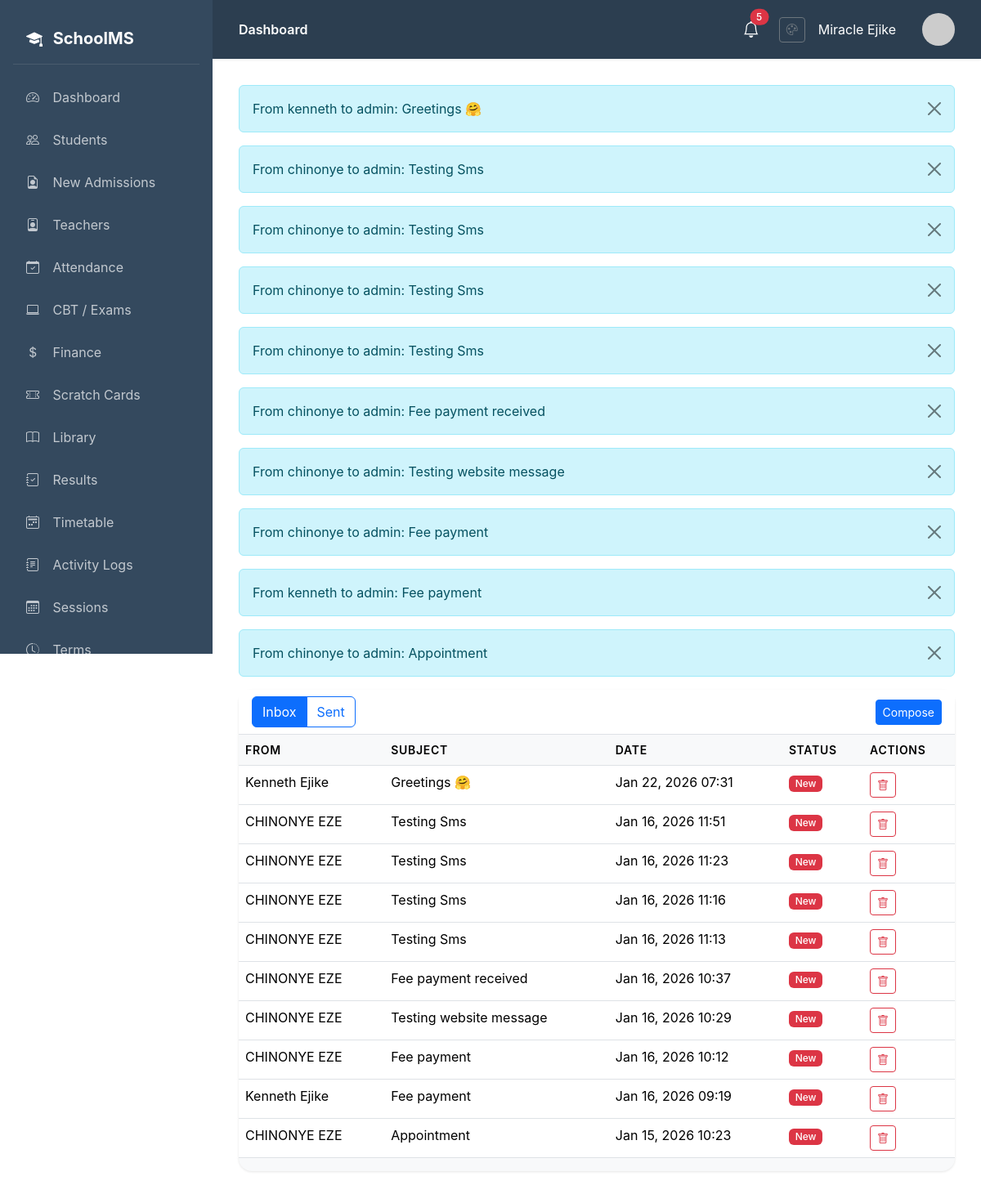
/notifications/inbox/ (signed in), run on the app's committed database.
### notifications/models.py (models this page shows)
class Message(models.Model):
    sender = models.ForeignKey(User, on_delete=models.CASCADE, related_name='sent_messages')
    recipient = models.ForeignKey(User, on_delete=models.CASCADE, related_name='received_messages')
    subject = models.CharField(max_length=255)
    body = models.TextField()
    is_read = models.BooleanField(default=False)
    created_at = models.DateTimeField(auto_now_add=True)
    class Meta:
        ordering = ['-created_at']
    def __str__(self):
        return f"From {self.sender} to {self.recipient}: {self.subject}"

### notifications/views.py (the view)
# urls.py: path('inbox/', views.inbox, name='inbox'),
@login_required
def inbox(request):
    messages_list = Message.objects.filter(recipient=request.user).order_by('-created_at')
    return render(request, 'notifications/inbox.html', {'messages': messages_list})

### core/context_processors.py (called while the page is built)
def vapid_public_key(request):
    return {
        'vapid_public_key': getattr(settings, 'VAPID_PUBLIC_KEY', ''),
    }

### templates/notifications/inbox.html (shortened to what this page needs)
{% extends 'base.html' %}
{% block content %}
<div class="card">
    <div class="card-header d-flex justify-content-between align-items-center">
        <div class="btn-group">
            <a href="{% url 'notifications:inbox' %}" class="btn btn-outline-primary active">Inbox</a>
            <a href="{% url 'notifications:sent_messages' %}" class="btn btn-outline-primary">Sent</a>
        </div>
        <a href="{% url 'notifications:compose' %}" class="btn btn-primary btn-sm">Compose</a>
    </div>
    <div class="card-body p-0">
        <div class="table-responsive">
            <table class="table table-hover">
                <thead>
                    <tr>
                        <th>From</th>
                        <th>Subject</th>
                        <th>Date</th>
                        <th>Status</th>
                        <th>Actions</th>
                    </tr>
                </thead>
                <tbody>
                    {% for msg in messages %}
                    <tr id="message-{{ msg.id }}">
                        <td onclick="window.location='{% url 'notifications:message_detail' msg.id %}'" style="cursor: pointer;">{{ msg.sender.get_full_name|default:msg.sender.username }}</td>
                        <td onclick="window.location='{% url 'notifications:message_detail' msg.id %}'" style="cursor: pointer;">{{ msg.subject }}</td>
                        <td onclick="window.location='{% url 'notifications:message_detail' msg.id %}'" style="cursor: pointer;">{{ msg.created_at|date:"M d, Y H:i" }}</td>
                        <td onclick="window.location='{% url 'notifications:message_detail' msg.id %}'" style="cursor: pointer;">
                            {% if not msg.is_read %}
                            <span class="badge bg-danger">New</span>
                            {% else %}
                            <span class="badge bg-secondary">Read</span>
                            {% endif %}
                        </td>
                        <td>
                            <button onclick="deleteMessage({{ msg.id }})" class="btn btn-sm btn-outline-danger">
                                <i class="bi bi-trash"></i>
                            </button>
                        </td>
                    </tr>
                    {% empty %}
                    <tr><td colspan="4" class="text-center">No messages found.</td></tr>
                    {% endfor %}
                </tbody>
            </table>
        </div>
    </div>
</div>
{% endblock %}

### templates/base.html (shortened to what this page needs)
{% load static %}
<!DOCTYPE html>
<html lang="en">
<head>
    <link href="https://cdn.jsdelivr.net/npm/bootstrap@5.3.2/dist/css/bootstrap.min.css" rel="stylesheet">
    <link href="https://cdn.jsdelivr.net/npm/bootstrap-icons@1.11.1/font/bootstrap-icons.css" rel="stylesheet">
    <link rel="stylesheet" href="{% static 'css/theme.css' %}">
</head>
<body>
    <nav class="sidebar">
        <div class="brand">
            <i class="bi bi-mortarboard-fill me-2"></i>
            SchoolMS
        </div>
        <ul class="nav flex-column">
            <li class="nav-item">
                <a class="nav-link {% if request.resolver_match.url_name == 'dashboard' %}active{% endif %}" href="{% url 'core:dashboard' %}">
                    <i class="bi bi-speedometer2"></i> Dashboard
                </a>
            </li>
            {% if user.profile.role == 'admin' or user.profile.role == 'teacher' %}
            <li class="nav-item">
                <a class="nav-link {% if 'students' in request.path %}active{% endif %}" href="{% url 'students:student_list' %}">
                    <i class="bi bi-people"></i> Students
                </a>
            </li>
            {% endif %}
            {% if user.profile.role == 'admin' %}
            <li class="nav-item">
                <a class="nav-link {% if 'admissions' in request.path %}active{% endif %}" href="{% url 'homepage:admission_list' %}">
                    <i class="bi bi-file-earmark-person"></i> New Admissions
                </a>
            </li>
            <li class="nav-item">
                <a class="nav-link {% if 'teachers' in request.path %}active{% endif %}" href="{% url 'teachers:teacher_list' %}">
                    <i class="bi bi-person-badge"></i> Teachers
                </a>
            </li>
            {% endif %}
            {% if user.profile.role == 'admin' or user.profile.role == 'teacher' or user.profile.role == 'student' %}
            <li class="nav-item">
                <a class="nav-link {% if 'attendance' in request.path %}active{% endif %}" href="{% url 'attendance:dashboard' %}">
                    <i class="bi bi-calendar-check"></i> Attendance
                </a>
            </li>
            {% endif %}
            <li class="nav-item">
                <a class="nav-link {% if 'cbt' in request.path %}active{% endif %}" href="{% url 'cbt:dashboard' %}">
                    <i class="bi bi-laptop"></i> CBT / Exams
                </a>
            </li>
            {% if user.profile.role == 'admin' or user.profile.role == 'accountant' or user.profile.role == 'student' %}
            <li class="nav-item">
                <a class="nav-link {% if 'finance' in request.path %}active{% endif %}" href="{% url 'finance:dashboard' %}">
                    <i class="bi bi-currency-dollar"></i> Finance
                </a>
            </li>
            <li class="nav-item">
                <a class="nav-link {% if 'scratchcard' in request.path %}active{% endif %}" href="{% url 'scratchcard:dashboard' %}">
                    <i class="bi bi-ticket-perforated"></i> Scratch Cards
                </a>
            </li>
            {% endif %}
            {% if user.profile.role == 'admin' or user.profile.role == 'librarian' or user.profile.role == 'teacher' or user.profile.role == 'student' %}
            <li class="nav-item">
                <a class="nav-link {% if 'library' in request.path %}active{% endif %}" href="{% url 'library:dashboard' %}">
                    <i class="bi bi-book"></i> Library
                </a>
            </li>
            {% endif %}
            <li class="nav-item">
                <a class="nav-link {% if 'results' in request.path %}active{% endif %}" href="{% url 'students:results_dashboard' %}">
                    <i class="bi bi-journal-check"></i> Results
                </a>
            </li>
            {% if user.profile.role == 'admin' or user.profile.role == 'teacher' %}
            <li class="nav-item">
                <a class="nav-link {% if 'timetable' in request.path %}active{% endif %}" href="{% url 'timetable:list' %}">
                    <i class="bi bi-calendar2-week"></i> Timetable
                </a>
            </li>
            {% endif %}
            {% if user.profile.role == 'admin' %}
            <li class="nav-item">
                <a class="nav-link {% if 'audit-logs' in request.path %}active{% endif %}" href="{% url 'core:audit_logs' %}">
                    <i class="bi bi-journal-text"></i> Activity Logs
                </a>
            </li>
            <li class="nav-item">
                <a class="nav-link {% if 'sessions' in request.path %}active{% endif %}" href="{% url 'core:session_list' %}">
                    <i class="bi bi-calendar3"></i> Sessions
                </a>
            </li>
            <li class="nav-item">
                <a class="nav-link {% if 'terms' in request.path %}active{% endif %}" href="{% url 'core:term_list' %}">
                    <i class="bi bi-clock-history"></i> Terms
                </a>
            </li>
            {% endif %}
        </ul>
    </nav>
    <main class="main-content">
        <div class="top-bar">
            <div>
                <span class="fw-semibold">{% block page_title %}Dashboard{% endblock %}</span>
            </div>
            <div class="d-flex align-items-center gap-3">
                <div class="dropdown me-2">
                    <button class="btn btn-link text-white position-relative p-0 border-0" type="button" id="notificationBell" data-bs-toggle="dropdown" aria-expanded="false">
                        <i class="bi bi-bell fs-5"></i>
                        <span id="notification-badge" class="position-absolute top-0 start-100 translate-middle badge rounded-pill bg-danger d-none">
                        </span>
                    </button>
                </div>
                <a href="{% url 'accounts:theme_settings' %}" class="btn btn-sm btn-outline-secondary" title="Theme Settings">
                    <i class="bi bi-palette"></i>
                </a>
                <span class="me-3">{{ user.get_full_name|default:user.username }}</span>
                <img src="https://ui-avatars.com/api/?name={{ user.username }}&background=4f46e5&color=fff" class="avatar" alt="Avatar">
            </div>
        </div>
        {% if messages %}
        <div class="mb-3">
            {% for message in messages %}
            <div class="alert alert-{{ message.tags|default:'info' }} alert-dismissible fade show" role="alert">
                {{ message }}
                <button type="button" class="btn-close" data-bs-dismiss="alert"></button>
            </div>
            {% endfor %}
        </div>
        {% endif %}
        {% block content %}{% endblock %}
    </main>
</body>
</html>

### static/css/theme.css (style rules this page uses)
:root { --primary-color: #0d6efd; --secondary-color: #6c757d; --accent-color: #198754; --navbar-color: #2c3e50; --sidebar-color: #34495e; --background-color: #ffffff; --text-color: #333333; --light-bg: #f8f9fa; --border-color: #dee2e6; }
body { background-color: var(--background-color); color: var(--text-color); transition: background-color 0.3s ease, color 0.3s ease; }
.sidebar { background-color: var(--sidebar-color) !important; transition: background-color 0.3s ease; }
.top-bar { background-color: var(--navbar-color) !important; color: white; transition: background-color 0.3s ease; }
.card { background-color: var(--light-bg); color: var(--text-color); border-color: var(--border-color) !important; transition: background-color 0.3s ease, color 0.3s ease; }
.card-header { background-color: var(--background-color); border-bottom-color: var(--border-color) !important; }
.btn-primary { background-color: var(--primary-color) !important; border-color: var(--primary-color) !important; }
.main-content { background-color: var(--background-color); transition: background-color 0.3s ease; }
.table { color: var(--text-color); }
.table thead th { border-bottom-color: var(--border-color); background-color: var(--light-bg); }
.table tbody td { border-bottom-color: var(--border-color); }
.sidebar .nav-link { color: rgba(255, 255, 255, 0.7); }

### templates/base.html (style rules this page uses)
body { font-family: 'Inter', -apple-system, BlinkMacSystemFont, 'Segoe UI', Roboto, sans-serif; background-color: var(--background-color); overflow-x: hidden; }
.reveal-hidden { opacity: 0; transform: translateY(20px); transition: all 0.6s cubic-bezier(0.4, 0, 0.2, 1); }
.reveal-visible { opacity: 1; transform: translateY(0); }
.btn { transition: all 0.2s ease; }
.sidebar { position: fixed; top: 0; left: 0; height: 100vh; width: var(--sidebar-width); background-color: var(--sidebar-color); padding: 1rem; overflow-y: auto; z-index: 1000; }
.sidebar .brand { color: #fff; font-size: 1.25rem; font-weight: 700; padding: 1rem; margin-bottom: 1rem; border-bottom: 1px solid rgba(255,255,255,0.1); }
.sidebar .nav-link { color: rgba(255,255,255,0.7); padding: 0.75rem 1rem; border-radius: 0.5rem; margin-bottom: 0.25rem; transition: all 0.2s; }
.sidebar .nav-link i { width: 24px; margin-right: 0.75rem; }
.main-content { margin-left: var(--sidebar-width); padding: 2rem; min-height: 100vh; background-color: transparent; color: var(--text-color); position: relative; }
.top-bar { background-color: var(--navbar-color); color: white; padding: 1rem 2rem; margin: -2rem -2rem 2rem -2rem; box-shadow: 0 1px 3px rgba(0,0,0,0.1); display: flex; justify-content: space-between; align-items: center; }
.card { border: none; border-radius: 1rem; box-shadow: 0 1px 3px rgba(0,0,0,0.1); }
.card-header { background: #fff; border-bottom: 1px solid #e2e8f0; font-weight: 600; }
.btn-primary { background: var(--primary-color); border-color: var(--primary-color); }
.table th { background: #f8fafc; font-weight: 600; font-size: 0.875rem; text-transform: uppercase; letter-spacing: 0.05em; }
.badge { font-weight: 500; }
.avatar { width: 40px; height: 40px; border-radius: 50%; object-fit: cover; }

### data on the page
Message: sender+recipient+subject "From kenneth to admin: Greetings 🤗", sender.get_full_name "Kenneth Ejike", subject "Greetings 🤗", created_at "Jan 22, 2026 07:31", is_read "New"
Message: sender+recipient+subject "From chinonye to admin: Testing Sms", sender.get_full_name "CHINONYE EZE", subject "Testing Sms", created_at "Jan 16, 2026 11:51", is_read "New"
Message: sender+recipient+subject "From chinonye to admin: Testing Sms", sender.get_full_name "CHINONYE EZE", subject "Testing Sms", created_at "Jan 16, 2026 11:23", is_read "New"
Message: sender+recipient+subject "From chinonye to admin: Testing Sms", sender.get_full_name "CHINONYE EZE", subject "Testing Sms", created_at "Jan 16, 2026 11:16", is_read "New"
Message: sender+recipient+subject "From chinonye to admin: Testing Sms", sender.get_full_name "CHINONYE EZE", subject "Testing Sms", created_at "Jan 16, 2026 11:13", is_read "New"
Message: sender+recipient+subject "From chinonye to admin: Fee payment received", sender.get_full_name "CHINONYE EZE", subject "Fee payment received", created_at "Jan 16, 2026 10:37", is_read "New"
Message: sender+recipient+subject "From chinonye to admin: Testing website message", sender.get_full_name "CHINONYE EZE", subject "Testing website message", created_at "Jan 16, 2026 10:29", is_read "New"
Message: sender+recipient+subject "From chinonye to admin: Fee payment", sender.get_full_name "CHINONYE EZE", subject "Fee payment", created_at "Jan 16, 2026 10:12", is_read "New"
Message: sender+recipient+subject "From kenneth to admin: Fee payment", sender.get_full_name "Kenneth Ejike", subject "Fee payment", created_at "Jan 16, 2026 09:19", is_read "New"
Message: sender+recipient+subject "From chinonye to admin: Appointment", sender.get_full_name "CHINONYE EZE", subject "Appointment", created_at "Jan 15, 2026 10:23", is_read "New"

### other printed values
{{ user.get_full_name|default:user.username }} "Miracle Ejike"
